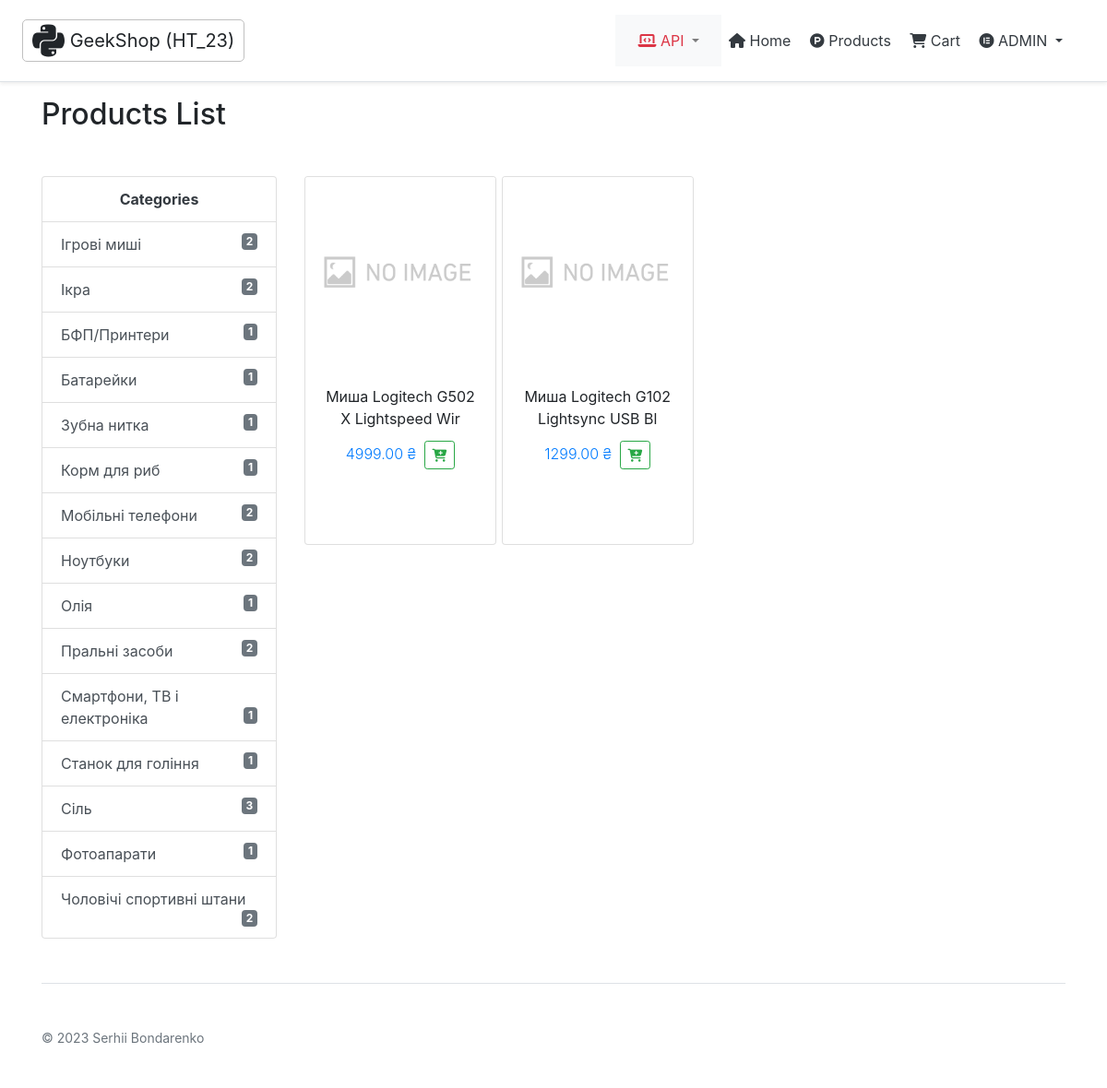
The page /products/category/30/ (signed in) on the database its author committed.
### rozetka/models.py (models this page shows, shortened)
class Category(models.Model):
    title = models.CharField(max_length=35)
    class Meta:  # pylint: disable=too-few-public-methods
        ordering = ("title",)

class Product(models.Model):
    product_id = models.BigIntegerField("ID")
    title = models.CharField(max_length=255)
    old_price = models.DecimalField(
        max_digits=20, decimal_places=2, blank=True, default=0.00, null=True
    )
    price = models.DecimalField(max_digits=20, decimal_places=2, default=0.00)
    href = models.URLField("URL")
    brand = models.CharField(max_length=255, blank=True, default="Unknown", null=True)
    category = models.ForeignKey(
        Category,
        on_delete=models.CASCADE,
        null=True,
        blank=True,
        related_name="product",
    )
    description = models.TextField(blank=True, default="", null=True)
    class Meta:  # pylint: disable=too-few-public-methods
        ordering = ("-id",)
        verbose_name = "Product"
        verbose_name_plural = "Products"

### rozetka/views.py (the view)
class DetailsByCategory(generic.ListView):
    paginate_by = 12
    def get_queryset(self):
        return Product.objects.filter(category_id=self.kwargs["category_id"])

### cart/cart.py (called while the page is built)
    def __len__(self):
        return sum(item["quantity"] for item in self.cart.values())

### cart/context_processors.py (called while the page is built)
def cart(request):
    return {"cart": Cart(request)}

### rozetka/templatetags/main_tags.py (called while the page is built)
@register.simple_tag
def get_categories():
    return Category.objects.all()

@register.simple_tag
def get_count_products_in_category(category_id):
    cat = Category.objects.get(id=category_id)
    return cat.product.count()

### templates/rozetka/product_list.html (shortened to what this page needs)
{% extends "base.html" %}
{% load main_tags %}
{% load static %}
{% block content %}
  <h2 class="mb-5">Products List</h2>
  <div class="row">
    <div class="col-3">
      <div class="list-group">
        {% get_categories as category_list %}
        <span class="text-dark text-center font-weight-bolder list-group-item
          list-group-item-action">Categories</span>
        {% for category in category_list %}
          <a href="{% url 'rozetka:product-category' category.id %}" class="list-group-item
          list-group-item-action" aria-current="true">
            {{ category.title }} <span class="float-right badge badge-secondary">
            {% get_count_products_in_category category.id %}
          </span>
          </a>
        {% endfor %}
      </div>
    </div>
    <div class="col">
      {% if product_list %}
        <div class="row row-cols-2 row-cols-md-4">
          {% for product in product_list %}
            <div class="col mb-2 mr-8">
              <div class="mb-2 bg-white rounded">
                <div class="card text-center" style="height:25rem; width: 13rem;">
                  <img src="{% static 'rozetka/img/no_image.png' %}" class="card-img-top"
                       alt="product">
                  <div id="body-cart" class="card-body">
                    <p class="card-title" style="font-size: medium">
                      <a class="text-reset" href="{% url 'rozetka:product-detail' product.id %}">
                        {{ product.title|slice:"35" }}
                      </a>
                    </p>
                    {% if product.price > 0 %}
                      {% if user.is_authenticated %}
                        <form class="text-center" id="change-qty-cart{{ product.id }}" action=
                            "{% url 'cart:cart_add' product.id %}"
                              method="post"
                              class="form-inline">
                          <label>
                            <span class="font-weight-light text-primary">
                              {{ product.price }} ₴
                            </span>
                          </label>
                          <button data-pid="{{ product.id }}" id="upd" type="submit"
                                  class="btn btn-sm btn-outline-success ml-1">
                            <i class="fa-solid fa-cart-plus"></i>
                          </button>
                        </form>
                      {% endif %}
                    {% else %}
                      <p class="card-text">
                        <span class="text-muted">
                            Out of stock
                        </span>
                      </p>
                    {% endif %}
                  </div>
                </div>
              </div>
            </div>
          {% endfor %}
        </div>
      {% else %}
        <h6>There are no products in DB</h6>
      {% endif %}
    </div>
  </div>
{% endblock %}

### templates/includes/rozetka/sidebar/sidebar.html (shortened to what this page needs)
{% load crispy_forms_filters %}
<nav class="navbar navbar-expand-lg navbar-light bg-light" aria-label="">
  <div class="collapse navbar-collapse" id="navbarNavDropdown">
    <ul class="navbar-nav">
      <li class="nav-item dropdown">
        <a class="nav-link dropdown-toggle" href="#" role="button" data-toggle="dropdown"
           aria-expanded="false">
          <span class="text-danger"><i class="fa-solid fa-laptop-code"></i> API</span>
        </a>
      </li>
    </ul>
  </div>
</nav>
<nav class="my-2 my-md-0 mr-md-3" aria-label="" id="nav">
  <a class="p-2 text-dark" href="{% url 'rozetka:index' %}">
    <i class="fa-solid fa-house"></i> Home
  </a>
  <a class="p-2 text-dark" href="{% url 'rozetka:products-list' %}">
    <i class="fa-brands fa-product-hunt"></i> Products
  </a>
  {% with total_items=cart|length %}
    <a class="p-2 text-dark" href="{% url 'cart:cart_detail' %}">
      <i class="fa-solid fa-cart-shopping"></i> Cart
    </a>
  {% endwith %}
  {% if user.is_authenticated %}
    <a class="p-2 text-dark dropdown-toggle" href="#" role="button" data-toggle="dropdown"
       aria-expanded="false">
      <i class="fa-brands fa-elementor"></i> {{ user.username|upper }}
    </a>
  {% endif %}
</nav>

### rows shown on the page
Category: title "Ігрові миші", id "2"
Category: title "Ікра", id "2"
Category: title "БФП/Принтери", id "1"
Category: title "Батарейки", id "1"
Category: title "Зубна нитка", id "1"
Category: title "Корм для риб", id "1"
Category: title "Мобільні телефони", id "2"
Category: title "Ноутбуки", id "2"
Category: title "Олія", id "1"
Category: title "Пральні засоби", id "2"
Category: title "Смартфони, ТВ і електроніка", id "1"
Category: title "Станок для гоління", id "1"
Category: title "Сіль", id "3"
Category: title "Фотоапарати", id "1"
Category: title "Чоловічі спортивні штани", id "2"
Product: title "Миша Logitech G502 X Lightspeed Wir", price "4999.00"
Product: title "Миша Logitech G102 Lightsync USB Bl", price "1299.00"

### other values the page prints
{{ user.username|upper }} "ADMIN"
